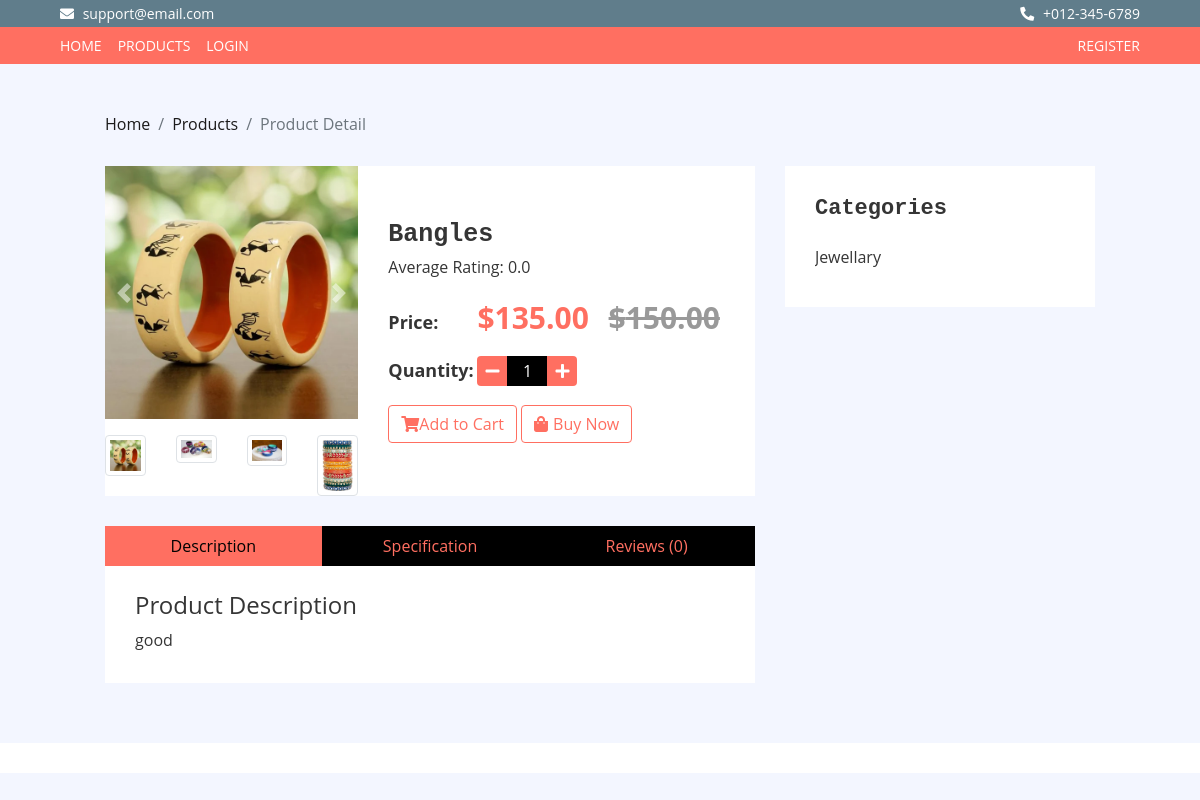
The app's page /shop/4/ with its own data.
### store/models.py (models this page shows, shortened)
class Product(models.Model):
    name = models.CharField(max_length=255)
    description = models.TextField()
    price = models.DecimalField(max_digits=10, decimal_places=2)
    category = models.ForeignKey(Category, on_delete=models.CASCADE, related_name='products')
    sku = models.CharField(max_length=100, unique=True)
    thumbnail = models.ImageField(upload_to='products/thumbnails/', blank=True, null=True)
    image = models.ImageField(upload_to='products/', blank=True, null=True)
    image1 = models.ImageField(upload_to='products/', blank=True, null=True)
    image2 = models.ImageField(upload_to='products/', blank=True, null=True)
    image3 = models.ImageField(upload_to='products/', blank=True, null=True)
    stock = models.IntegerField()
    discount = models.DecimalField(max_digits=5, decimal_places=2, blank=True, null=True)
    weight = models.CharField(max_length=100, blank=True, null=True)
    dimensions = models.CharField(max_length=100, blank=True, null=True)
    status = models.BooleanField(default=True)
    shipping_charge = models.DecimalField(max_digits=6, decimal_places=2, default=0.00)
    tax_percentage = models.DecimalField(max_digits=4, decimal_places=2, default=0.00)  # e.g. 5% tax
    offer = models.CharField(max_length=255, blank=True, null=True)  # Offers description
    created_by = models.ForeignKey(settings.AUTH_USER_MODEL, on_delete=models.CASCADE, related_name='products')
    created_at = models.DateTimeField(auto_now_add=True)
    updated_at = models.DateTimeField(auto_now=True)
    related_products = models.ManyToManyField('self', blank=True)  # Related products
    def average_rating(self):
        reviews = self.reviews.all()
        if reviews.exists():
            return sum(review.rating for review in reviews) / reviews.count()
        return 0
    def total_reviews(self):
        return self.reviews.count()
    def discount_price(self):
        if self.discount:
            return self.price - (self.price * (self.discount / 100))
        return self.price

class Category(models.Model):
    name = models.CharField(max_length=255)
    description = models.TextField(blank=True, null=True)
    commission = models.DecimalField(max_digits=5, decimal_places=2, default=0.00)  # Commission for admin
    status = models.BooleanField(default=True)  # Active or Inactive

### store/views.py (the view, shortened to what this page needs)
def product_detail(request, product_id):
    product = get_object_or_404(Product, id=product_id)
    reviews = product.reviews.all()
    related_products = product.related_products.all()
    categories = Category.objects.all()
    product_rating = round(product.average_rating())  # Round to nearest integer for displaying stars
    rating_range = range(product_rating)
    can_review = False
    if request.user.is_authenticated:
        order_items = OrderItem.objects.filter(product=product, order__user=request.user)
        if order_items.exists() and not product.reviews.filter(user=request.user).exists():
            can_review = True
    context = {
        'product': product,
        'reviews': reviews,
        'related_products': related_products,
        'categories': categories,
        'rating_range': rating_range,
        'can_review': can_review,
    }
    return render(request, 'store/product_detail.html', context)

### store/templatetags/custom_filters.py (called while the page is built)
@register.filter
def range_filter(value):
    return range(int(value))

### store/templates/store/product_detail.html (shortened to what this page needs)
{% extends 'base.html' %}
{% load custom_filters %}
{% block content %}
<div class="breadcrumb-wrap">
    <div class="container-fluid">
        <ul class="breadcrumb">
            <li class="breadcrumb-item"><a href="{% url 'home' %}">Home</a></li>
            <li class="breadcrumb-item"><a href="{% url 'list_products' %}">Products</a></li>
            <li class="breadcrumb-item active">Product Detail</li>
        </ul>
    </div>
</div>
<div class="product-detail">
    <div class="container-fluid">
        <div class="row">
            <div class="col-lg-8">
                <div class="product-detail-top">
                    <div class="row align-items-center">
                        <div class="col-md-5">
                            <div id="product-slider" class="carousel slide" data-ride="carousel">
                                <div class="carousel-inner">
                                    {% if product.image %}
                                        <div class="carousel-item active">
                                            <img src="{{ product.image.url }}" class="d-block w-100" alt="Product Image">
                                        </div>
                                    {% endif %}
                                </div>
                                <a class="carousel-control-prev" href="#product-slider" role="button" data-slide="prev">
                                    <span class="carousel-control-prev-icon" aria-hidden="true"></span>
                                </a>
                                <a class="carousel-control-next" href="#product-slider" role="button" data-slide="next">
                                    <span class="carousel-control-next-icon" aria-hidden="true"></span>
                                </a>
                            </div>
                            <div class="product-slider-thumbnails mt-3">
                                <div class="row">
                                    {% if product.image %}
                                        <div class="col-3">
                                            <img src="{{ product.image.url }}" class="img-thumbnail" alt="Product Thumbnail" data-target="#product-slider" data-slide-to="0">
                                        </div>
                                    {% endif %}
                                    {% if product.image1 %}
                                        <div class="col-3">
                                            <img src="{{ product.image1.url }}" class="img-thumbnail" alt="Product Thumbnail 1" data-target="#product-slider" data-slide-to="1">
                                        </div>
                                    {% endif %}
                                    {% if product.image2 %}
                                        <div class="col-3">
                                            <img src="{{ product.image2.url }}" class="img-thumbnail" alt="Product Thumbnail 2" data-target="#product-slider" data-slide-to="2">
                                        </div>
                                    {% endif %}
                                    {% if product.image3 %}
                                        <div class="col-3">
                                            <img src="{{ product.image3.url }}" class="img-thumbnail" alt="Product Thumbnail 3" data-target="#product-slider" data-slide-to="3">
                                        </div>
                                    {% endif %}
                                </div>
                            </div>
                        </div>
                        <div class="col-md-7">
                            <div class="product-content">
                                <div class="title">
                                    <h2>{{ product.name }}</h2>
                                </div>
                                <div class="ratting">
                                    <p>Average Rating: {{ product.average_rating|floatformat:1 }}</p>
                                </div>
                                <div class="price">
                                    <h4>Price:</h4>
                                    <p>${{ product.discount_price|floatformat:2 }} <span>${{ product.price|floatformat:2 }}</span></p>
                                </div>
                                <div class="quantity">
                                    <h4>Quantity:</h4>
                                    <div class="qty">
                                        <button class="btn-minus"><i class="fa fa-minus"></i></button>
                                        <input type="text" value="1">
                                        <button class="btn-plus"><i class="fa fa-plus"></i></button>
                                    </div>
                                </div>
                                {% if user.is_authenticated %}
                                    <div class="action">
                                        <a class="btn" href="{% url 'add_to_cart' product.id %}"><i class="fa fa-shopping-cart"></i>Add to Cart</a>
                                        <a class="btn" href="#"><i class="fa fa-shopping-bag"></i>Buy Now</a>
                                    </div>
                                {% else %}
                                    <div class="action">
                                        <button class="btn btn-add-to-cart" data-toggle="modal" data-target="#loginModal"><i class="fa fa-shopping-cart"></i>Add to Cart</button>
                                        <a class="btn" href="#"><i class="fa fa-shopping-bag"></i>Buy Now</a>
                                    </div>
                                {% endif %}
                            </div>
                        </div>
                    </div>
                </div>
                <div class="row product-detail-bottom">
                    <div class="col-lg-12">
                        <ul class="nav nav-pills nav-justified">
                            <li class="nav-item">
                                <a class="nav-link active" data-toggle="pill" href="#description">Description</a>
                            </li>
                            <li class="nav-item">
                                <a class="nav-link" data-toggle="pill" href="#specification">Specification</a>
                            </li>
                            <li class="nav-item">
                                <a class="nav-link" data-toggle="pill" href="#reviews">Reviews ({{ product.total_reviews }})</a>
                            </li>
                        </ul>
                        <div class="tab-content">
                            <div id="description" class="container tab-pane active">
                                <h4>Product Description</h4>
                                <p>{{ product.description }}</p>
                            </div>
                        </div>
                    </div>
                </div>
            </div>
            <div class="col-lg-4 sidebar">
                <div class="sidebar-widget category">
                    <h2 class="title">Categories</h2>
                    <nav class="navbar bg-light">
                        <ul class="navbar-nav">
                            {% for category in categories %}
                                <li class="nav-item">
                                    <a class="nav-link" href="{% url 'list_products_by_category' category.id %}">{{ category.name }}</a>
                                </li>
                            {% endfor %}
                        </ul>
                    </nav>
                </div>
            </div>
        </div>
    </div>
</div>
{% endblock %}

### static/css/style.css (style rules this page uses)
body { color: #353535; font-family: 'Open Sans', sans-serif; font-weight: 400; background: #f3f6ff; }
a { color: #1c1b1b; }
h2 { font-family: 'Source Code Pro', monospace; font-weight: 700; }
@media (min-width: 992px) { .container-fluid { padding-right: 60px; padding-left: 60px; } }
.btn { color: #FF6F61; background: #ffffff; border: 1px solid #FF6F61; }
.nav { position: relative; }
@media (min-width: 768px) { .nav, .nav .navbar { background: #FF6F61 !important; } }
.breadcrumb-wrap { position: relative; width: 100%; }
.breadcrumb-wrap .breadcrumb { margin: 0; padding: 0; background: transparent; }
.category { position: relative; padding: 0 15px; margin-bottom: 30px; }
.product-detail { position: relative; width: 100%; padding: 30px 0; }
.product-detail .product-detail-top, .product-detail .product-detail-bottom { margin-bottom: 30px; }
.product-detail .product-detail-top { padding: 0; background: #ffffff; }
.product-detail .product-content, .product-detail .product-content .title, .product-detail .product-content .ratting, .product-detail .product-content .price, .product-detail .product-content .details, .product-detail .product-content .quantity, .product-detail .product-content .action { position: relative; width: 100%; }
.product-detail .product-content { padding: 30px; }
@media (min-width: 768px) { .product-detail .product-content { padding-left: 0; } }
.product-detail .product-content .title h2 { font-size: 25px; margin-bottom: 5px; }
.product-detail .product-content .ratting { margin-bottom: 10px; }
.product-detail .product-content .price, .product-detail .product-content .quantity, .product-detail .product-content .p-size, .product-detail .product-content .p-color { margin-bottom: 15px; }
.product-detail .product-content .price h4, .product-detail .product-content .quantity h4, .product-detail .product-content .p-size h4, .product-detail .product-content .p-color h4 { display: inline-block; width: 80px; font-size: 18px; font-weight: 700; margin-right: 5px; }
.product-detail .product-content .price p { display: inline-block; color: #FF6F61; font-size: 30px; font-weight: 700; margin: 0; }
.product-detail .product-content .price span { color: #999999; text-decoration: line-through; margin-left: 12px; }
.product-detail .product-content .quantity .qty { display: inline-block; font-size: 0; }
.product-detail .product-content .quantity button { width: 30px; height: 30px; padding: 2px 0; font-size: 16px; text-align: center; color: #ffffff; background: #FF6F61; border: none; }
.product-detail .product-content .quantity button.btn-minus { border-radius: 4px 0 0 4px; }
.product-detail .product-content .quantity button.btn-plus { border-radius: 0 4px 4px 0; }
.product-detail .product-content .quantity input { width: 40px; height: 30px; color: #ffffff; font-size: 16px; text-align: center; background: #000000; border: none; }
.product-detail .product-content .action a i { margin-right: 5px; }
.product-detail .nav.nav-pills .nav-link { color: #FF6F61; background: #000000; border-radius: 0; transition: all .3s; }
.product-detail .nav.nav-pills .nav-link:hover, .product-detail .nav.nav-pills .nav-link.active { color: #000000; background: #FF6F61; }
.product-detail .tab-content { background: #ffffff; padding: 25px 15px 15px 15px; }
.sidebar-widget { padding: 30px; background: #ffffff; }
.sidebar-widget .title { position: relative; font-size: 22px; text-transform: capitalize; margin-bottom: 15px; }
.sidebar-widget.category { margin: 0; }
.sidebar-widget.category .navbar { padding: 0; overflow: hidden; background: #ffffff !important; }
.sidebar-widget.category .navbar-nav { width: 100%; }
.sidebar-widget.category .navbar li { border-bottom: 1px solid #f3f6ff; }
.sidebar-widget.category .navbar li:last-child { border-bottom: none; }
.sidebar-widget.category .navbar a { color: #353535; }

### records on screen
Product: image (picture), image1 (picture), image2 (picture), image3 (picture), name "Bangles", average_rating "0.0", discount_price "135.00", price "150.00", total_reviews "0", description "good"
Category: name "Jewellary"
